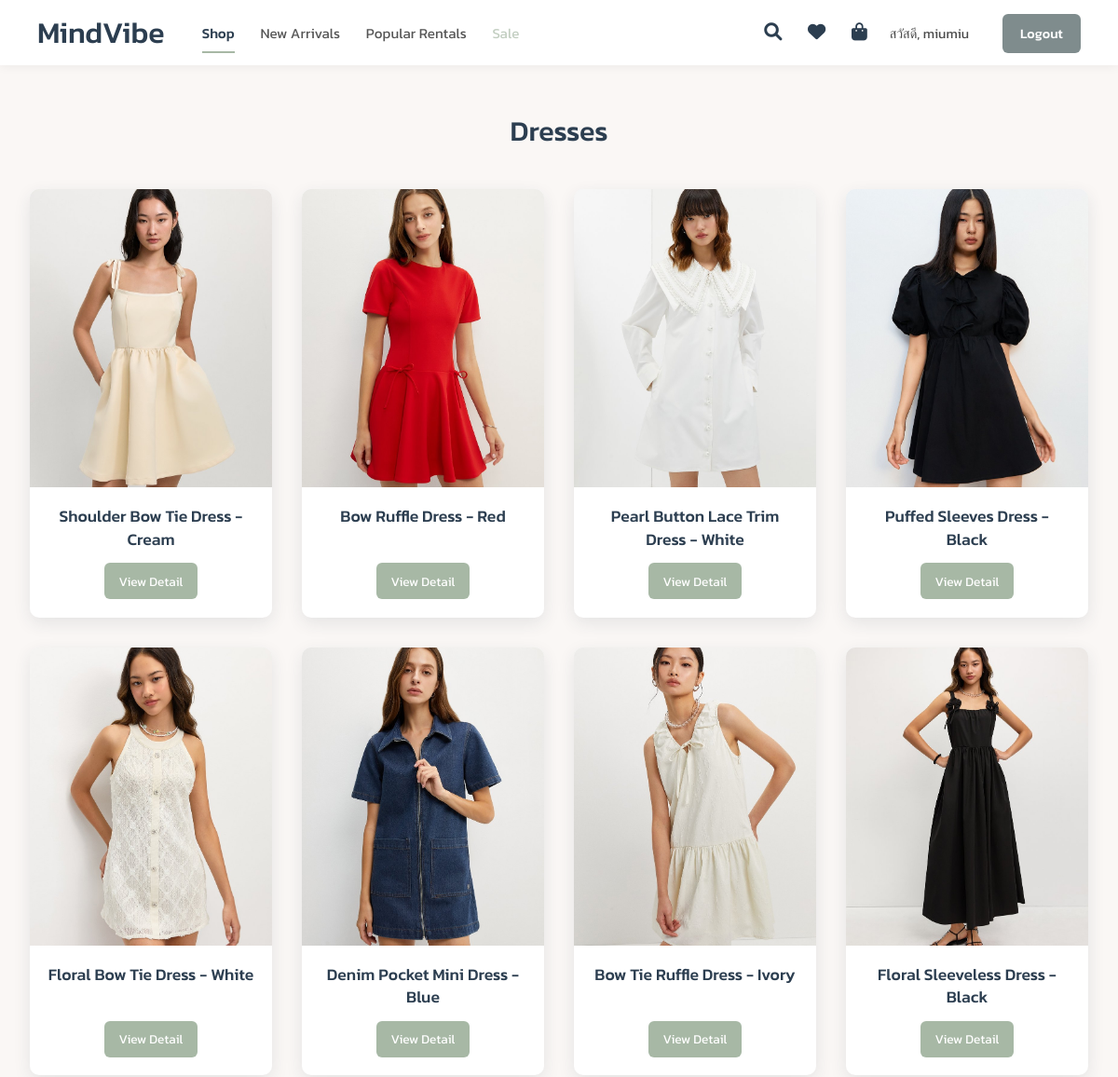
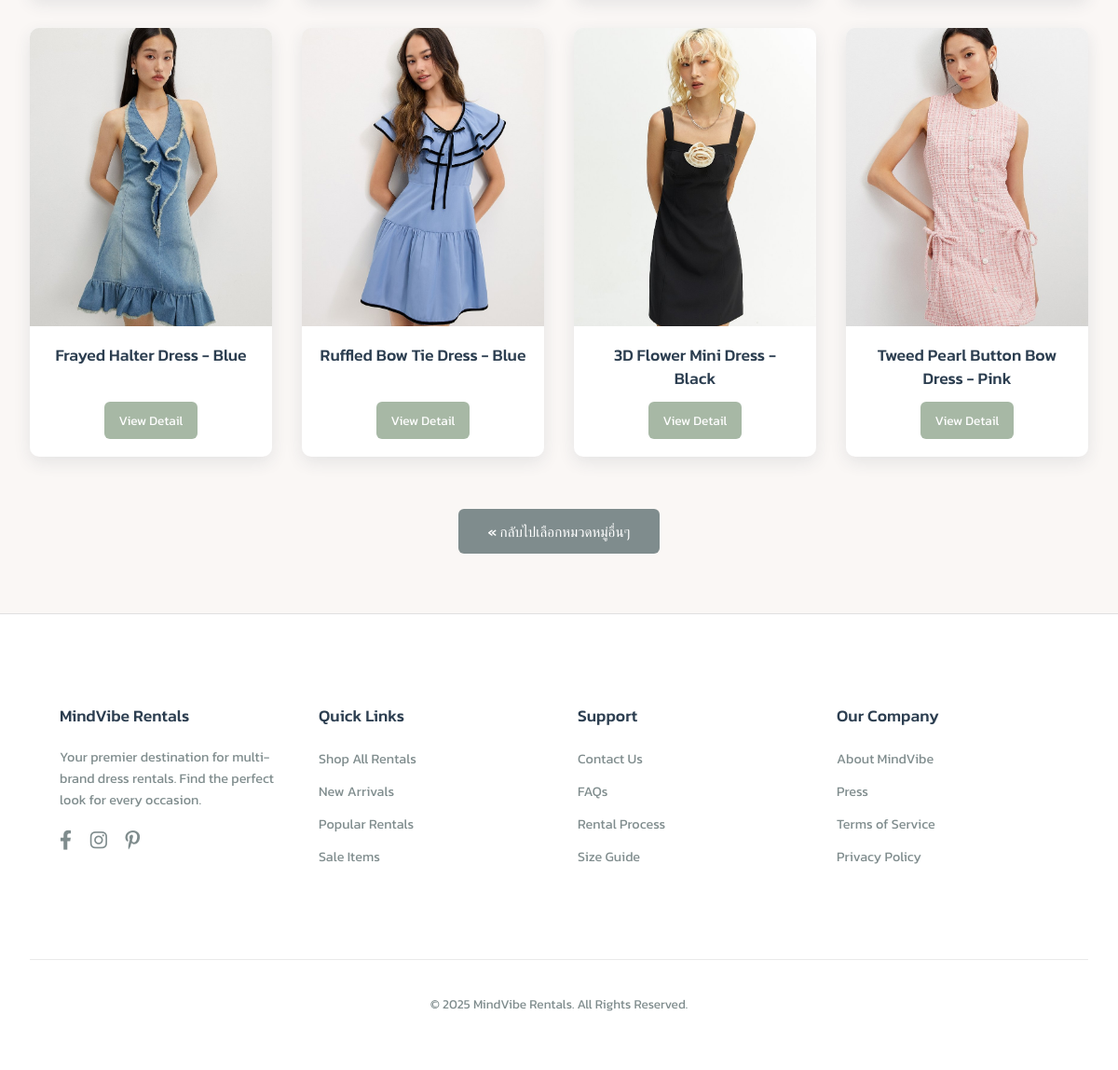
The page /category/dresses/ (signed in) on the database its author committed (2 pictures, top to bottom).
### clothes/models.py (models this page shows, shortened)
class Category(models.Model):
    name = models.CharField(max_length=100, unique=True, help_text="ชื่อหมวดหมู่ (เช่น Evening Gowns, Casual Chic)")
    slug = models.SlugField(max_length=120, unique=True, help_text="ส่วนที่แสดงใน URL (ภาษาอังกฤษ, ไม่มีเว้นวรรค, ตัวเล็ก)")
    image = models.ImageField(
        upload_to='category_covers/',
        blank=True,
        null=True,
        help_text="รูปภาพหน้าปกของหมวดหมู่"
    )
    description = models.TextField(blank=True, null=True, help_text="คำอธิบายสั้นๆ (ถ้ามี)")
    is_active = models.BooleanField(default=True, help_text="แสดงหมวดหมู่นี้บนเว็บไซต์หรือไม่?")
    created_at = models.DateTimeField(auto_now_add=True)
    updated_at = models.DateTimeField(auto_now=True)
    class Meta:
        verbose_name = "หมวดหมู่สินค้า"
        verbose_name_plural = "หมวดหมู่สินค้า"
        ordering = ['name']

class Clothing(models.Model):
    category = models.ForeignKey(
        'Category',
        related_name='clothes',
        on_delete=models.SET_NULL,
        null=True,
        blank=True,
        help_text="เลือกหมวดหมู่สำหรับชุดนี้"
    )
    name = models.CharField(max_length=100, help_text="ชื่อชุด")
    slug = models.SlugField(max_length=120, unique=True, blank=True, help_text="URL (สร้างจากชื่ออัตโนมัติ)")
    description = models.TextField(help_text="รายละเอียดชุด, เนื้อผ้า, คำแนะนำในการเช่า (ถ้ามี)")
    image = models.ImageField(upload_to='clothing_images/', help_text="รูปภาพหลักของชุด")
    price_3_days = models.DecimalField(max_digits=10, decimal_places=2, null=True, blank=True, help_text="ราคาเช่า 3 วัน (บาท)")
    price_5_days = models.DecimalField(max_digits=10, decimal_places=2, null=True, blank=True, help_text="ราคาเช่า 5 วัน (บาท)")
    price_7_days = models.DecimalField(max_digits=10, decimal_places=2, null=True, blank=True, help_text="ราคาเช่า 7 วัน (บาท)")
    available_for_rent = models.BooleanField(default=True, help_text="ชุดนี้พร้อมให้เช่าหรือไม่?")
    created_at = models.DateTimeField(default=timezone.now)
    updated_at = models.DateTimeField(auto_now=True)
    class Meta:
        verbose_name = "สินค้าเสื้อผ้า"
        verbose_name_plural = "สินค้าเสื้อผ้า"
        ordering = ['-created_at', 'name']

### clothes/views.py (the view)
# urls.py: path('category/<slug:category_slug>/', views.products_by_category_view, name='products_by_category'),
def products_by_category_view(request, category_slug):
    category = get_object_or_404(Category, slug=category_slug, is_active=True)
    clothing_items = category.clothes.filter(available_for_rent=True).order_by('-created_at')
    query = request.GET.get('q', '')
    if query:
        clothing_items = clothing_items.filter(name__icontains=query)
    context = {
        'category': category,
        'clothing_items': clothing_items,
        'query': query,
    }
    return render(request, 'clothes/category_products.html', context)

### clothes/templates/clothes/category_products.html (shortened to what this page needs)
{% extends "base.html" %}
{% load static %}
{% block content %}
<div class="page-container" style="padding-top: 1.5rem; padding-bottom: 2rem;">
    <h1 class="section-title">{{ category.name }}</h1>
    {% if clothing_items %}
        <div class="product-grid">
            {% for product in clothing_items %}
            <div class="product-card">
                <a href="{% url 'clothes:detail' product.pk %}" style="text-decoration: none; color: inherit; display:contents;">
                    <div class="product-card-image-wrapper">
                        {% if product.image %}
                            <img src="{{ product.image.url }}" alt="{{ product.name }}" class="product-card-image">
                        {% else %}
                            <img src="{% static 'clothes/images/placeholder_product.png' %}" alt="Placeholder image for {{ product.name }}" class="product-card-image">
                        {% endif %}
                    </div>
                </a>
                <div class="product-card-info">
                    <a href="{% url 'clothes:detail' product.pk %}" style="text-decoration: none; color: inherit;">
                        <h3 class="product-card-name">{{ product.name }}</h3>
                    </a>
                    <a href="{% url 'clothes:detail' product.pk %}" class="product-card-button">View Detail</a>
                </div>
            </div>
            {% endfor %}
        </div>
    {% endif %}
    <div style="text-align: center; margin-top: 3.5rem; margin-bottom: 2rem;">
        <a href="{% url 'clothes:home' %}" class="cta-button-style"> &laquo; กลับไปเลือกหมวดหมู่อื่นๆ</a>
    </div>
</div>
{% endblock %}

### clothes/templates/base.html (shortened to what this page needs)
{% load static %}
<!DOCTYPE html>
<html lang="th">
<head>
    <link rel="stylesheet" href="https://cdnjs.cloudflare.com/ajax/libs/font-awesome/6.0.0-beta3/css/all.min.css">
</head>
<body>
    <nav class="navbar">
        <div class="navbar-left">
            <div class="navbar-logo">
                <a href="{% url 'clothes:home' %}">MindVibe</a>
            </div>
            <div class="navbar-categories">
                <a href="{% url 'clothes:home' %}" class="{% if request.resolver_match.url_name == 'home' or request.resolver_match.view_name == 'clothes:products_by_category' %}active{% endif %}">Shop</a>
                <a href="{% url 'clothes:new_arrivals' %}" class="{% if request.resolver_match.url_name == 'new_arrivals' %}active{% endif %}">New Arrivals</a>
                <a href="{% url 'clothes:popular_rentals' %}" class="{% if request.resolver_match.url_name == 'popular_rentals' %}active{% endif %}">Popular Rentals</a>
                <a href="#" aria-disabled="true" style="color: #A7B8A5; cursor: not-allowed; opacity: 0.7;">Sale</a>
            </div>
        </div>
        <div class="navbar-right">
            <div class="navbar-icons">
                <a href="#" aria-label="Search"><i class="fas fa-search"></i></a>
                <a href="#" aria-label="Wishlist"><i class="fas fa-heart"></i></a>
                <a href="#" aria-label="Shopping Bag"><i class="fas fa-shopping-bag"></i></a>
            </div>
            <div class="navbar-auth">
                {% if user.is_authenticated %}
                    <span class="user-greeting">สวัสดี, {{ user.username|default:'User' }}</span>
                    <a href="{% url 'clothes:logout' %}" class="btn-logout">Logout</a>
                {% else %}
                    <a href="{% url 'clothes:login' %}" class="btn-login">Login</a>
                    <a href="{% url 'clothes:signup' %}" class="btn-signup">Sign Up</a>
                {% endif %}
            </div>
        </div>
    </nav>
    <main class="main-content">
        {% block content %}
        {% endblock %}
    </main>
    <footer class="footer">
        <div class="footer-content page-container">
            <div class="footer-section about">
                <h4>MindVibe Rentals</h4>
                <p>Your premier destination for multi-brand dress rentals. Find the perfect look for every occasion.</p>
                <div class="social-icons" style="margin-top:1rem;">
                    <a href="#" aria-label="Facebook"><i class="fab fa-facebook-f"></i></a>
                    <a href="#" aria-label="Instagram"><i class="fab fa-instagram"></i></a>
                    <a href="#" aria-label="Pinterest"><i class="fab fa-pinterest-p"></i></a>
                </div>
            </div>
            <div class="footer-section links">
                <h4>Quick Links</h4>
                <ul>
                    <li><a href="{% url 'clothes:home' %}">Shop All Rentals</a></li>
                    <li><a href="{% url 'clothes:new_arrivals' %}">New Arrivals</a></li>
                    <li><a href="{% url 'clothes:popular_rentals' %}">Popular Rentals</a></li>
                    <li><a href="#">Sale Items</a></li>
                </ul>
            </div>
            <div class="footer-section support">
                <h4>Support</h4>
                <ul>
                    <li><a href="#">Contact Us</a></li>
                    <li><a href="#">FAQs</a></li>
                    <li><a href="#">Rental Process</a></li>
                    <li><a href="#">Size Guide</a></li>
                </ul>
            </div>
             <div class="footer-section company">
                <h4>Our Company</h4>
                <ul>
                    <li><a href="#">About MindVibe</a></li>
                    <li><a href="#">Press</a></li>
                    <li><a href="#">Terms of Service</a></li>
                    <li><a href="#">Privacy Policy</a></li>
                </ul>
            </div>
        </div>
        <div class="footer-bottom">
            <p>&copy; {% now "Y" %} MindVibe Rentals. All Rights Reserved.</p>
        </div>
    </footer>
</body>
</html>

### clothes/templates/base.html (style rules this page uses)
* { box-sizing: border-box; margin: 0; padding: 0; }
body { font-family: 'Kanit', sans-serif; background-color: #FAF7F5; color: #4A4A4A; display: flex; flex-direction: column; min-height: 100vh; padding-top: 70px; -webkit-font-smoothing: antialiased; -moz-osx-font-smoothing: grayscale; }
.main-content { flex-grow: 1; }
.navbar { background-color: #FFFFFF; height: 70px; padding: 0 2.5rem; box-shadow: 0 2px 10px rgba(0, 0, 0, 0.05); display: flex; justify-content: space-between; align-items: center; position: fixed; top: 0; left: 0; width: 100%; z-index: 1000; }
.navbar-left { display: flex; align-items: center; }
.navbar-logo a { font-size: 2rem; font-weight: 500; color: #2C3E50; text-decoration: none; margin-right: 2.5rem; }
.navbar-categories a { color: #555; text-decoration: none; margin-right: 1.5rem; font-weight: 400; font-size: 0.95rem; transition: color 0.2s ease; padding: 0.5rem 0; }
.navbar-categories a.active { color: #2C3E50; font-weight: 500; border-bottom: 2px solid #A7B8A5; }
.navbar-right { display: flex; align-items: center; }
.navbar-icons a, .navbar-auth > a, .navbar-auth > span { color: #2C3E50; text-decoration: none; margin-left: 1.5rem; font-size: 1.1rem; transition: color 0.2s ease; }
.navbar-icons a i { font-size: 1.2rem; }
.navbar-auth .user-greeting { margin-right: 0.5rem; margin-left: 1.5rem; color: #4A4A4A; font-size: 0.9rem; font-weight: 400; }
.navbar-auth .btn-login, .navbar-auth .btn-signup, .navbar-auth .btn-logout { padding: 0.6rem 1.2rem; border-radius: 6px; color: white; font-weight: 500; text-decoration: none; transition: background-color 0.25s ease, transform 0.15s ease; border: none; font-size: 0.9rem; }
.navbar-auth .btn-logout { background-color: #7F8C8D; }
.page-container { width: 100%; max-width: 1280px; margin: 0 auto; padding: 2.5rem 2rem; }
.footer { background-color: #FFFFFF; color: #4A4A4A; padding: 3.5rem 2rem; margin-top: auto; border-top: 1px solid #E0E0E0; }
.footer-content { max-width: 1200px; margin: 0 auto; display: grid; grid-template-columns: repeat(auto-fit, minmax(220px, 1fr)); gap: 2.5rem; text-align: left; }
.footer-section h4 { font-size: 1.1rem; color: #2C3E50; margin-bottom: 1.2rem; font-weight: 500; }
.footer-section ul { list-style: none; padding: 0; margin: 0; }
.footer-section ul li { margin-bottom: 0.7rem; }
.footer-section p { font-size: 0.9rem; line-height: 1.6; color: #7F8C8D; }
.footer-section a { color: #7F8C8D; text-decoration: none; font-weight: 400; font-size: 0.9rem; transition: color 0.2s ease; }
.footer-section .social-icons a { font-size: 1.3rem; margin-right: 1rem; }
.footer-section .social-icons a:last-child { margin-right: 0; }
.footer-bottom { text-align: center; margin-top: 3rem; padding-top: 2rem; border-top: 1px solid #EAEAEA; font-size: 0.85rem; color: #7F8C8D; }
.footer-bottom p { margin: 0.3rem 0; }

### clothes/templates/clothes/category_products.html (style rules this page uses)
.product-grid { display: grid; grid-template-columns: repeat(auto-fit, minmax(260px, 1fr)); gap: 2rem; margin-bottom: 3.5rem; }
.product-card { background-color: #FFFFFF; border-radius: 10px; box-shadow: 0 6px 18px rgba(44, 62, 80, 0.1); overflow: hidden; text-decoration: none; color: inherit; display: flex; flex-direction: column; transition: transform 0.3s ease, box-shadow 0.3s ease; }
.product-card-image-wrapper { width: 100%; height: 320px; overflow: hidden; background-color: #f0f0f0; }
.product-card-image { width: 100%; height: 100%; object-fit: cover; transition: transform 0.4s ease; }
.product-card-info { padding: 1.2rem; text-align: center; flex-grow: 1; display: flex; flex-direction: column; justify-content: space-between; }
.product-card-name { font-size: 1.1rem; font-weight: 500; color: #2C3E50; line-height: 1.4; margin-bottom: 0.8rem; }
.product-card-button { font-family: 'Kanit', sans-serif; background-color: #A7B8A5; color: white; padding: 0.6rem 1rem; text-decoration: none; border-radius: 6px; font-weight: 400; font-size: 0.85rem; transition: background-color 0.25s ease, transform 0.15s ease; border: none; display: inline-block; margin-top: auto; align-self: center; cursor: pointer; }
.cta-button-style { font-family: 'Kanit', sans-serif; background-color: #7F8C8D; color: white; padding: 0.8rem 2rem; text-decoration: none; border-radius: 6px; font-weight: 500; font-size: 0.95rem; transition: background-color 0.25s ease, transform 0.15s ease; border: none; display: inline-block; }
.section-title { text-align: center; color: #2C3E50; margin-top: 1.5rem; margin-bottom: 2.5rem; font-size: 1.9rem; font-weight: 500; }

### rows shown on the page
Category: name "Dresses"
Clothing: image (picture), name "Shoulder Bow Tie Dress - Cream"
Clothing: image (picture), name "Bow Ruffle Dress - Red"
Clothing: image (picture), name "Pearl Button Lace Trim Dress - White"
Clothing: image (picture), name "Puffed Sleeves Dress - Black"
Clothing: image (picture), name "Floral Bow Tie Dress - White"
Clothing: image (picture), name "Denim Pocket Mini Dress - Blue"
Clothing: image (picture), name "Bow Tie Ruffle Dress - Ivory"
Clothing: image (picture), name "Floral Sleeveless Dress - Black"
Clothing: image (picture), name "Frayed Halter Dress - Blue"
Clothing: image (picture), name "Ruffled Bow Tie Dress - Blue"
Clothing: image (picture), name "3D Flower Mini Dress - Black"
Clothing: image (picture), name "Tweed Pearl Button Bow Dress - Pink"

### other values the page prints
{{ user.username|default:'User' }} "miumiu"
